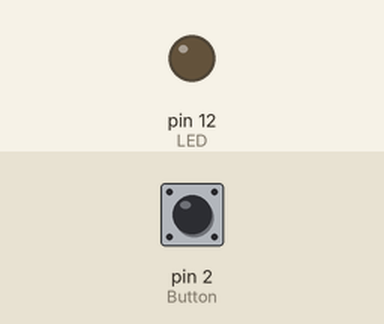
Recording of a sketch running on a simulated Arduino Uno, built with avr-gcc and run on an emulated ATmega328P. On the bench: output pins drawn as LEDs (lit = HIGH). Dashed ring = blinking. Inputs (shaded band) come from the test bench; at power-on: pin 2 (Button) LOW.

Above: at 1.2 s.
1.3 s: pin 2 (Button) pulsed HIGH 5 times (0.12 s each, 0.3 s apart)
At 1.87 s:
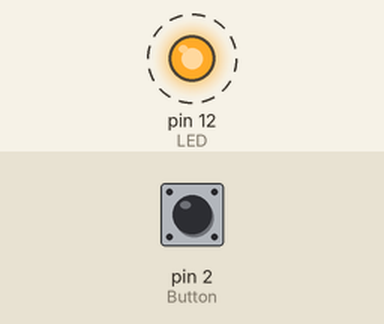
4.3 s: pin 2 (Button) pulled HIGH for 0.15 s
At 5.2 s:
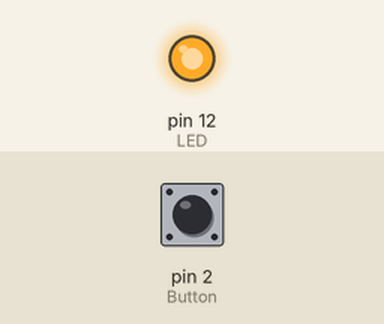
5.9 s: pin 2 (Button) pulled HIGH for 1 s
At 7.7 s:
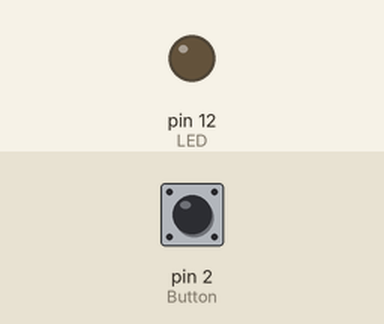
Timing chart, 0 to 9.2 s (numbered marks = the images above; inputs shaded):
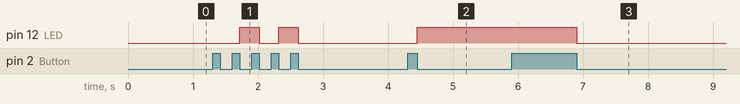

Measured:
- after the input at 1.3 s, pin 12 (LED): alternates HIGH for 0.30 s and LOW for 0.30 s, 4 changes in all, then stays LOW, starting after 0.42 s
- after the input at 4.3 s, pin 12 (LED): LOW → HIGH after 0.15 s
- after the input at 5.9 s, pin 12 (LED): HIGH → LOW after 1.0 s

The sketch:

LED1.ino
```cpp
int Button=2;
int LED=12;
boolean onoff=LOW;
void setup()
{
  pinMode(Button,INPUT);
  pinMode(LED,OUTPUT);
}
  void loop(){
    if(digitalRead(Button)==HIGH)
    {
      delay(10);
      if(digitalRead(Button)==LOW)
      {
        digitalWrite(LED,onoff);
        onoff=(!onoff);
        delay(10);
        while(digitalRead(Button)==LOW)
        {
          delay(1);
        }
      }
    }
  }
```
